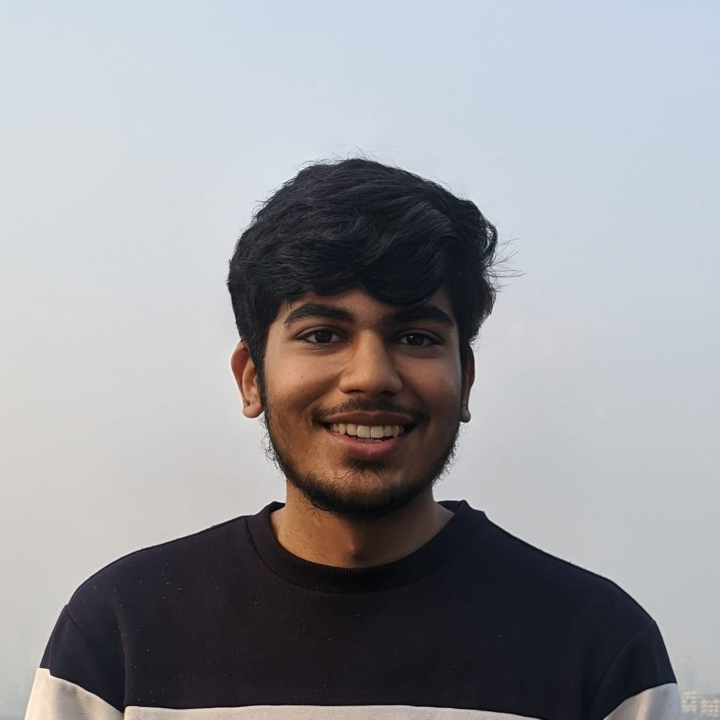
#> input picture images/2.jpg, 1439 x 1439 px (shown at 1/2 size)
$ python bilateral_cv.py
#> lines starting #> are read from the running program, lines starting #| are printed output that depends on the picture
import cv2


image = cv2.imread("images/2.jpg")
#> image is the input picture: shape (1439, 1439, 3); mean B, G, R 155.1, 151.1, 150.9
image = cv2.resize(image, (round(image.shape[0] * 0.5), round(image.shape[1] * 0.5)))
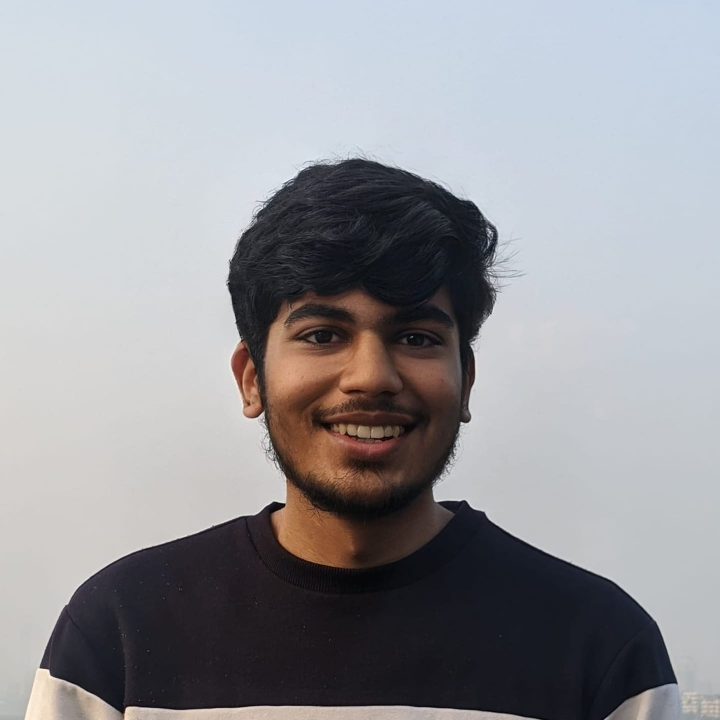
#> image: shape (720, 720, 3); mean B, G, R 155.1, 151.1, 150.9

d = [7, 9, 15, 30]
sigmas = [(10, 10), (30, 30), (75, 75), (100, 100), (125, 125), (150, 150)]

# [6 lines of commented-out code are left out]

bilateimg = cv2.bilateralFilter(image, d[2], *(sigmas[-4]))
cv2.imshow("", bilateimg)
cv2.waitKey(5 * 1000)

# performs well from 15 (75) to 30 (125)
